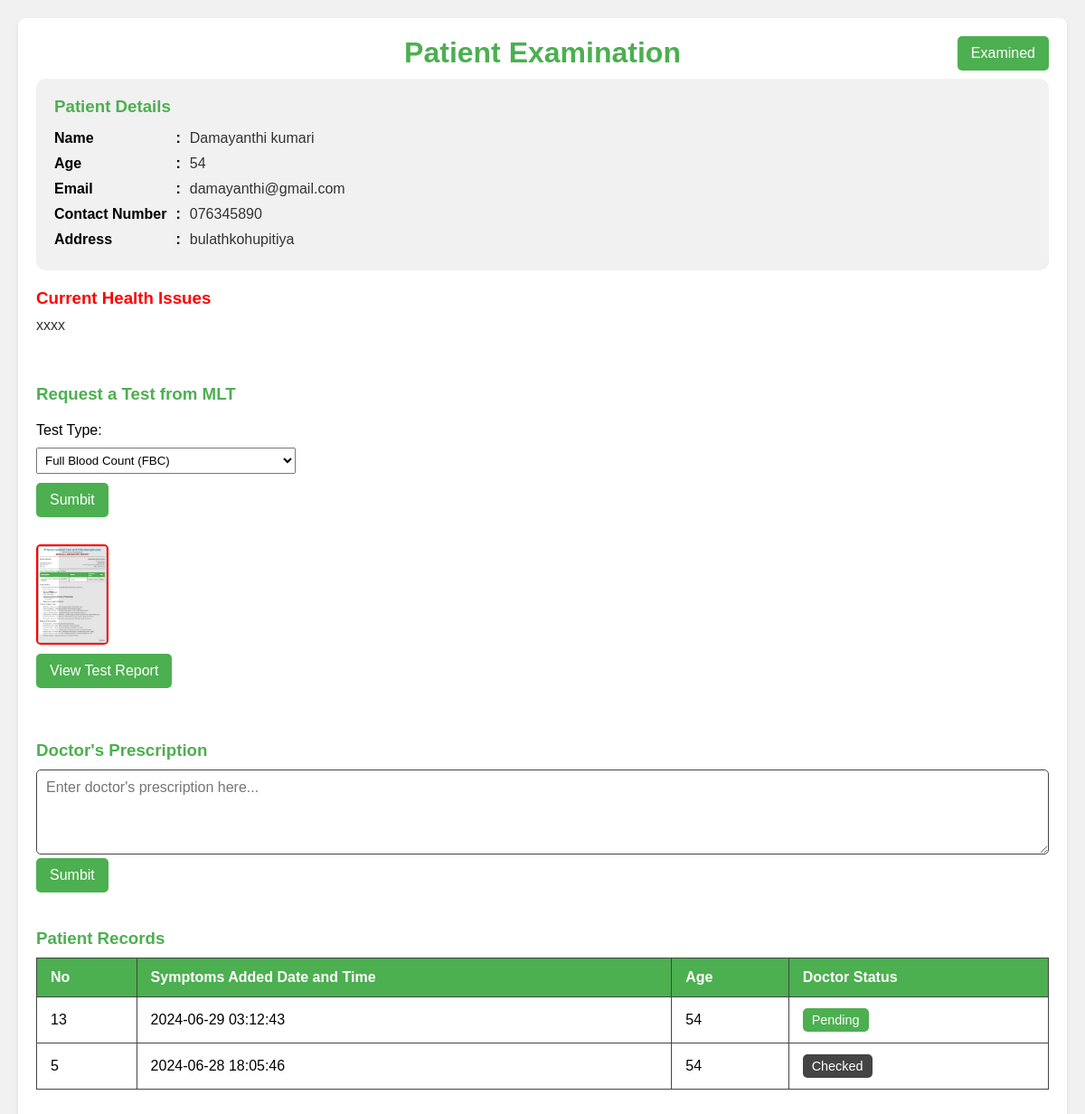
/doctor/examine.php?pid=13, run on the app's committed database.
### tables this page shows
CREATE TABLE IF NOT EXISTS `patients_details` (
  `id` int NOT NULL AUTO_INCREMENT,
  `patients_id` int DEFAULT NULL,
  `age` int DEFAULT NULL,
  `reception_id` varchar(50) DEFAULT NULL,
  `symptoms` text,
  `medical_report` text,
  `Prescriptions` text,
  `Prescriptions_date` datetime DEFAULT NULL,
  `doctor_id` varchar(50) DEFAULT NULL,
  `symptoms_date` datetime DEFAULT NULL,
  `medicine_status` varchar(50) DEFAULT 'pending',
  PRIMARY KEY (`id`),
  KEY `FK_patients_details_register_patients` (`patients_id`),
  KEY `FK_patients_details_register_reception` (`reception_id`),
  KEY `FK_patients_details_registered_doctor` (`doctor_id`),
  CONSTRAINT `FK_patients_details_register_patients` FOREIGN KEY (`patients_id`) REFERENCES `registered_patients` (`p_id`),
  CONSTRAINT `FK_patients_details_register_reception` FOREIGN KEY (`reception_id`) REFERENCES `registered_reception` (`id_num`),
  CONSTRAINT `FK_patients_details_registered_doctor` FOREIGN KEY (`doctor_id`) REFERENCES `registered_doctor` (`id_num`)
);

CREATE TABLE IF NOT EXISTS `registered_patients` (
  `p_id` int NOT NULL AUTO_INCREMENT,
  `name` varchar(50) DEFAULT NULL,
  `mobile` varchar(12) DEFAULT NULL,
  `email` varchar(50) DEFAULT NULL,
  `id_num` varchar(20) DEFAULT NULL,
  `address` text,
  `age` int DEFAULT NULL,
  `register_date` datetime DEFAULT NULL,
  `reception_id` varchar(50) DEFAULT NULL,
  PRIMARY KEY (`p_id`),
  KEY `FK_register_patients_register_reception` (`reception_id`),
  CONSTRAINT `FK_register_patients_register_reception` FOREIGN KEY (`reception_id`) REFERENCES `registered_reception` (`id_num`)
);

CREATE TABLE IF NOT EXISTS `bloodtest` (
  `id` int NOT NULL AUTO_INCREMENT,
  `patientDetails_id` int DEFAULT NULL,
  `reportName` varchar(150) DEFAULT NULL,
  `test_type` varchar(50) DEFAULT NULL,
  `issued_Date` datetime DEFAULT NULL,
  `mlt_id` varchar(50) DEFAULT NULL,
  PRIMARY KEY (`id`),
  KEY `FK_bloodtest_patients_details` (`patientDetails_id`),
  CONSTRAINT `FK_bloodtest_patients_details` FOREIGN KEY (`patientDetails_id`) REFERENCES `patients_details` (`id`)
);

### connection.php (called while the page is built, shortened)
<?php
class Database
{
    public static $connection;
    public static function SetUpConnection()
    {
        if (!isset(Database::$connection)) {
            Database::$connection = new mysqli(DB_HOST, DB_USER, DB_PASS, DB_NAME, DB_PORT);
        }
    }
    public static function search($q)
    {
        return Database::$connection->query($q);
    }
}

### doctor/examine.php (the view, shortened to what this page needs)
<!DOCTYPE html>
<html lang="en">
<head>
    <link rel="stylesheet" href="../assets/css/common.css">
</head>
<body>
    <?php
    require_once "../connection.php";
    $pid = $_GET["pid"];
    $patiientResultSet = Database::search("SELECT `registered_patients`.`p_id` AS `p_id`,`patients_details`.`medical_report` AS `mediReport`,`patients_details`.`id` AS `pdi`,`patients_details`.`age` AS `age`, `registered_patients`.`name` AS `name`, `registered_patients`.`email` AS `email`,
     `registered_patients`.`mobile` AS `mobile`, `registered_patients`.`address` AS `address`, `patients_details`.`symptoms` AS `symptoms`, `patients_details`.`Prescriptions` AS `prescriptions`
      FROM `registered_patients` INNER JOIN `patients_details` ON `registered_patients`.`p_id` =`patients_details`.`patients_id`  WHERE `patients_details`.`id` = '" . $pid . "'");
    $numRows = $patiientResultSet->num_rows;
    if ($numRows == 1) {
        $pDetaila = $patiientResultSet->fetch_assoc();
    ?>
        <div class="container">
            <div class="container-header">
                <h1>Patient Examination</h1>
                <button onclick="examined(<?php echo $pDetaila['pdi'] ?>)" id="examined-btn" class="examined-btn">Examined</button>
            </div>
            <div class="patient-details">
                <h3>Patient Details</h3>
                <div class="detail-grid">
                    <strong>Name</strong>
                    <strong>:</strong>
                    <p><?php echo $pDetaila["name"] ?></p>
                    <strong>Age</strong>
                    <strong>:</strong>
                    <p><?php echo $pDetaila["age"] ?></p>
                    <strong>Email</strong>
                    <strong>:</strong>
                    <p><?php echo $pDetaila["email"] ?></p>
                    <strong>Contact Number</strong>
                    <strong>:</strong>
                    <p><?php echo $pDetaila["mobile"] ?></p>
                    <strong>Address</strong>
                    <strong>:</strong>
                    <p><?php echo $pDetaila["address"] ?></p>
                </div>
            </div>
            <div class="health-issues">
                <h3 style="color: red;">Current Health Issues</h3>
                <p style="white-space:pre-wrap;"><?php echo $pDetaila["symptoms"] ?></p>
            </div>
            <br />
            <br />
            <?php
            if ($pDetaila['prescriptions'] == '') {
            ?>
            <div class="req-test">
                <h3>Request a Test from MLT</h3>
                <label for="test">Test Type:</label>
                <select name="test" id="test">
                    <option value="fbc">Full Blood Count (FBC)</option>
                </select>
                <button onclick="mltBloodRequest(<?php echo $pid ?>);" class="submit-records">Sumbit</button>
                <?php
                $mltBloodResultSet = Database::search("SELECT * FROM `bloodtest` WHERE `patientDetails_id` = '" . $pid . "'  ORDER BY `id` DESC LIMIT 1");
                $mltBloodRow = $mltBloodResultSet->num_rows;
                if ($mltBloodRow == 1) {
                    $mltBloodData = $mltBloodResultSet->fetch_assoc();
                    if ($mltBloodData['reportName'] != '' || $mltBloodData['reportName'] != null) {
                ?>
                        <img id="myImg" src="../MLT/images/<?php echo $mltBloodData['reportName'] ?>" alt="Medical Report" style="width:50%;max-width:80px;border: 2px solid red;">
                        <button onclick="openReportImage()" class="submit-records">View Test Report</button>
                <?php
                    }
                }
                ?>
            </div>
            <br />
            <?php
            }
            if ($pDetaila['prescriptions'] == '') {
            ?>
                <div class="doctor-prescription">
                    <h3>Doctor's Prescription</h3>
                    <textarea style="white-space: pre-line;" id="prescription" rows="4" placeholder="Enter doctor's prescription here..."></textarea>
                    <?php
                    if ($pDetaila['mediReport'] == 'no') {
                    ?>
                        <button onclick="submitPrescription('<?php echo $pDetaila['pdi'] ?>','no')" class="submit-records">Sumbit</button>
                    <?php
                    }
                    ?>
                </div>
            <?php
            }
            ?>
            <div class="symptoms-table-container">
                <h3>Patient Records</h3>
                <table id="symptomsTable">
                    <thead>
                        <tr>
                            <th>No</th>
                            <th>Symptoms Added Date and Time</th>
                            <th>Age</th>
                            <th>Doctor Status</th>
                        </tr>
                    </thead>
                    <tbody>
                        <?php
                        $patientDetailsResultSet = Database::search("SELECT * FROM `patients_details` WHERE `patients_id` = '" . $pDetaila['p_id'] . "' ORDER BY `id` DESC");
                        $patientDetailsCount = $patientDetailsResultSet->num_rows;
                        if ($patientDetailsCount > 0) {
                            while ($patientDetailsResult = $patientDetailsResultSet->fetch_assoc()) {
                                $recordId = $patientDetailsResult["id"];
                        ?>
                                <tr onclick="showPopup('details-popup-<?php echo $recordId; ?>')">
                                    <td><?php echo $recordId; ?></td>
                                    <td><?php echo $patientDetailsResult["symptoms_date"]; ?></td>
                                    <td><?php echo $patientDetailsResult["age"]; ?></td>
                                    <?php if (empty($patientDetailsResult["Prescriptions"])) { ?>
                                        <td><button class="status-btn pending">Pending</button></td>
                                    <?php } else { ?>
                                        <td><button class="status-btn checked">Checked</button></td>
                                    <?php } ?>
                                </tr>
                        <?php
                            }
                        }
                        ?>
                    </tbody>
                </table>
            </div>
        </div>
    <?php
    }
    ?>
</body>
</html>

### assets/css/common.css (style rules this page uses)
:root { --base-color: #4CAF50; --second-base-color: #388E3C; --dark-gray: #333333; --medium-gray: #444444; --error-color: #FF4136; }
* { margin: 0%; padding: 0%; box-sizing: border-box; font-family: Arial, sans-serif; }

### doctor/examine.php (style rules this page uses)
body { font-family: Arial, sans-serif; background-color: #f1f1f1; margin: 0; padding: 20px; }
.container { max-width: 1200px; margin: 0 auto; background-color: #fff; padding: 20px; border-radius: 8px; box-shadow: 0 2px 4px rgba(0, 0, 0, 0.1); }
.container-header { width: 100%; display: flex; align-items: center; position: relative; margin-bottom: 10px; }
.container-header h1 { margin: 0% auto; }
.examined-btn { position: absolute; right: 0%; padding: 10px 15px; background-color: var(--base-color); border: none; border-radius: 5px; color: #FFFFFF; font-size: 1em; cursor: pointer; transition: background-color 0.3s; }
h1 { color: var(--base-color); text-align: center; margin-bottom: 20px; }
.patient-details { background-color: rgb(241, 241, 241); padding: 20px; border-radius: 10px; }
.patient-details, .health-issues, .doctor-prescription, .medical-report, .symptoms-table-container { margin-bottom: 20px; }
h3 { color: var(--base-color); margin-bottom: 10px; }
.patient-details p, .health-issues p { margin: 5px 0; color: var(--dark-gray); }
textarea { width: 100%; white-space: pre-line; max-width: 100%; min-width: 100%; padding: 10px; border: 1px solid var(--medium-gray); border-radius: 5px; font-size: 1em; color: var(--dark-gray); background-color: #FFFFFF; transition: border-color 0.3s; }
.submit-records { margin-bottom: 20px; padding: 10px 15px; background-color: var(--base-color); border: none; border-radius: 5px; color: #FFFFFF; font-size: 1em; cursor: pointer; transition: background-color 0.3s; }
table { width: 100%; border-collapse: collapse; }
th, td { padding: 12px 15px; border: 1px solid var(--medium-gray); text-align: left; }
thead th { background-color: var(--base-color); color: #FFFFFF; }
tbody tr { cursor: pointer; }
.status-btn { padding: 5px 10px; border: none; border-radius: 5px; font-size: 0.9em; cursor: pointer; }
.status-btn.pending { background-color: var(--base-color); color: white; }
.status-btn.checked { background-color: var(--medium-gray); color: white; }
.req-test { display: flex; flex-direction: column; max-width: max-content; gap: 10px; margin-bottom: 20px; }
.req-test select { padding: 5px; }
.req-test .submit-records { width: max-content; }
.detail-grid { display: grid; grid-template-columns: max-content min-content max-content; align-items: first baseline; column-gap: 10px; }
#myImg { border-radius: 5px; cursor: pointer; transition: 0.3s; }

### data on the page
patients_details: patients.name "Damayanthi kumari", age "54", patients.email "damayanthi@gmail.com", patients.mobile "076345890", patients.address "bulathkohupitiya", symptoms "xxxx", id "13", symptoms_date "2024-06-29 03:12:43", Prescriptions "Pending"
bloodtest: reportName (picture)
patients_details: id "5", symptoms_date "2024-06-28 18:05:46", age "54", Prescriptions "Checked"
